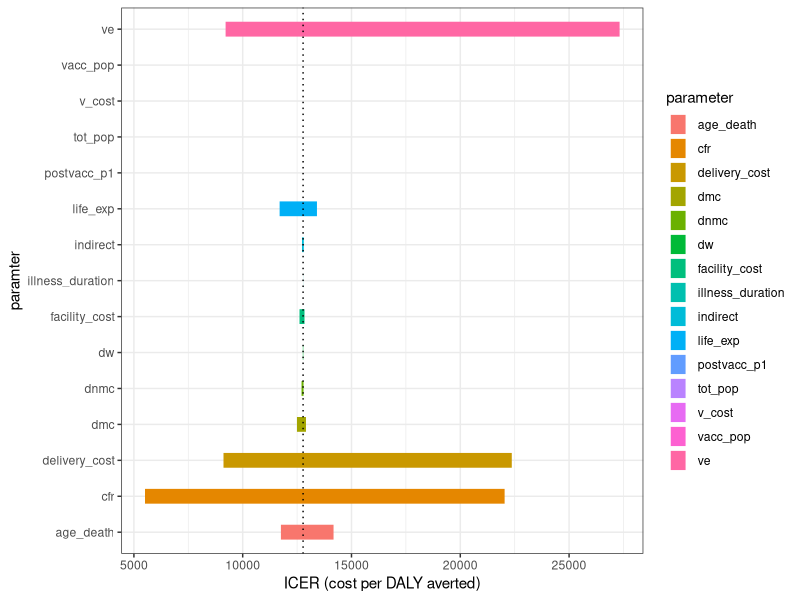

Write R code to recreate this figure.
# one way sensitivity analysis

# load libraries
library (data.table)
library (ggplot2)

rm (list = ls())

# ------------------------------------------------------------------------------
# function - icer calculation
# icer calculation - add three columns 
# (i)   icer_mid for mid value of each parameter (should be same value for all parameters)
# (ii)  icer_low for low value of each parameter while other parameters have mid values
# (iii) icer_high for high value of each parameter while other parameters have mid values
# ------------------------------------------------------------------------------
icer_calc <- function (param_dt) {
  
  # add 3 empty columns for icer - mid, low, high (columns 5, 6, 7)
  param_dt [, icer_mid  := 0]
  param_dt [, icer_low  := 0]
  param_dt [, icer_high := 0]
  
  # loop through parameters
  for (i in 1:nrow (param_dt)) {
    
    # loop through mid, low, and high values (which are in columns 2, 3, 4)
    for (j in 2:4) {
      
      # select the mid value for each parameter
      v_cost           <- param_dt [parameter == "v_cost",           mid ]
      delivery_cost    <- param_dt [parameter == "delivery_cost",    mid ]
      tot_pop          <- param_dt [parameter == "tot_pop",          mid ]
      vacc_pop         <- param_dt [parameter == "vacc_pop",         mid ]
      postvacc_p1      <- param_dt [parameter == "postvacc_p1",      mid ]
      facility_cost    <- param_dt [parameter == "facility_cost",    mid ]
      dmc              <- param_dt [parameter == "dmc",              mid ]
      dnmc             <- param_dt [parameter == "dnmc",             mid ]
      indirect         <- param_dt [parameter == "indirect",         mid ]
      ve               <- param_dt [parameter == "ve",               mid ]
      dw               <- param_dt [parameter == "dw",               mid ]
      illness_duration <- param_dt [parameter == "illness_duration", mid ]
      cfr              <- param_dt [parameter == "cfr",              mid ]
      age_death        <- param_dt [parameter == "age_death",        mid ]
      life_exp         <- param_dt [parameter == "life_exp",         mid ]
      
      # ------------------------------------------------------------------------
      # assign value for a specific parameter to mid/low/high values
      assign (x     = param_dt [i, parameter], 
              value = param_dt [i, j, with = FALSE] )
      # ------------------------------------------------------------------------

      # ------------------------------------------------------------------------
      # formulas for icer
      totcost_vacc       <- (v_cost + delivery_cost) * (vacc_pop) + 
        (postvacc_p1) * (facility_cost + dmc + dnmc + indirect)
      
      prevacc            <- (postvacc_p1)/(1-ve*(vacc_pop/tot_pop))
      
      totcost_unvacc     <- (prevacc)*(facility_cost+ dmc + dnmc + indirect)
      
      incremental_cost   <- (totcost_vacc) - (totcost_unvacc)
      
      incremental_effect <- (prevacc)      - (postvacc_p1) 
      
      icer               <- incremental_cost / incremental_effect
      
      distance           <- (life_exp) - (age_death)
      
      pre_death          <- (cfr)*(prevacc)
      
      post_death         <- (cfr)*(postvacc_p1)
      
      yll_pre            <- (pre_death)*(distance)
      
      yll_post           <- (post_death)*(distance)
      
      yld_pre            <- (prevacc)*(dw)*(illness_duration)
      
      yld_post           <- (postvacc_p1)*(dw)*(illness_duration)
      
      yld_averted        <- (prevacc - postvacc_p1)* (dw) *(illness_duration)
      
      yll_averted        <- (yll_pre)  -(yll_post)
      
      daly_total         <- (yll_averted)  + (yld_averted)
      
      icer_daly          <- incremental_cost / daly_total
      # ------------------------------------------------------------------------
      
      # ------------------------------------------------------------------------
      # save icer_daly value to corresponding row and column
      # note: icer (mid, low, high) columns are 3 columns after parameter (mid, low, high) columns
      param_dt [i, j + 3] <- icer_daly
      
      # ------------------------------------------------------------------------
      
    } # end of -- loop through mid, low, and high values
    
    
  } # end of -- loop through parameters
  
  # return data table with 3 additional columns for icer - mid, low, high
  return (param_dt)
  
} # end of function - icer calculation
# ------------------------------------------------------------------------------


# ------------------------------------------------------------------------------
# main program (start)
# ------------------------------------------------------------------------------

# initialise parameter data table
param <- data.frame (v_cost           = c (mid = 2.96,   low = 2.96,   high = 2.96    ), 
                     delivery_cost    = c (mid = 1.49,   low = 0.246,  high = 4.752   ),
                     tot_pop          = c (mid = 159831, low = 159831, high = 159831  ),
                     vacc_pop         = c (mid = 113420, low = 113420, high = 113420  ),
                     postvacc_p1      = c (mid = 23,     low = 23,     high = 23      ),
                     facility_cost    = c (mid = 97.33,  low = 16.676, high = 301.209 ),
                     dmc              = c (mid = 183.07, low = 18.507, high = 532.241 ),
                     dnmc             = c (mid = 30.13,  low = 4.361,  high = 118.718 ), 
                     indirect         = c (mid = 73.09,  low = 32.370, high = 135.262 ),
                     ve               = c (mid = 0.81,   low = 0.55,   high = 0.916   ), 
                     dw               = c (mid = 0.052,  low = 0.032,  high = 0.078   ),
                     illness_duration = c (mid = 0.043,  low = 0.0392, high = 0.0469  ),
                     cfr              = c (mid = 0.019,  low = 0.011,  high = 0.0441  ),
                     age_death        = c (mid = 7.5,    low = 1.840,  high = 13.95   ),
                     life_exp         = c (mid = 72.68,  low = 69.576, high = 78.70   ) )

# transpose the table
param_table <- data.frame (t(param))

# change to data table
param_table <- setDT (param_table)

# give name to each column
names (param_table)   <- rownames (param)

# add parameter column
param_table$parameter <- colnames (param)

# set parameter as first column (column reordering)
setcolorder (x        = param_table, 
             neworder = "parameter")

# icer calculation - add three columns 
# (i)   icer_mid for mid value of each parameter (should be same value for all parameters)
# (ii)  icer_low for low value of each parameter while other parameters have mid values
# (iii) icer_high for high value of each parameter while other parameters have mid values
param_table <- icer_calc (param_dt = param_table)

# Note: 
# When a parameter takes a low/high value in comparison to mid value, icer value 
# can decrease/increase depending on the relationship in the same/inverse direction.

# ------------------------------------------------------------------------------
# basic tornado plot 
tornado_plot <- ggplot (param_table,
                        aes (parameter, 
                             ymin = icer_low, 
                             ymax = icer_high, 
                             color = parameter)) +
  geom_linerange (size = 5) +
  geom_hline (yintercept = param_table$icer_mid [1], 
              linetype   = "dotted") +
  xlab ("paramter") +
  ylab ("ICER (cost per DALY averted)") + 
  coord_flip() +
  theme_bw () 

print (tornado_plot)
# ------------------------------------------------------------------------------

# ------------------------------------------------------------------------------
# main program (end)
# ------------------------------------------------------------------------------







